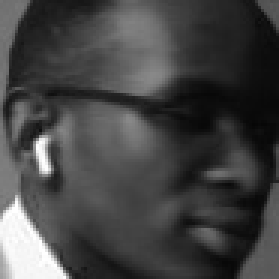
#> input picture dataset/data.1718114364_1.jpg, 93 x 93 px (shown 3 times larger); its folder holds only this picture in this run
$ python train_model.py
#> lines starting #> are read from the running program, lines starting #| are printed output that depends on the picture
import cv2
import os
import numpy as np

detector = cv2.CascadeClassifier("models/haarcascade_frontalface_default.xml")

def getImagesAndLabels(path, target_size=(100, 100)):
#> called with path = 'dataset', target_size = (100, 100)
    imagePaths = [os.path.join(path, f) for f in os.listdir(path) if not f.startswith('.')]
    faceSamples = []
    Ids = []
    for imagePath in imagePaths:
        try:
            image = cv2.imread(imagePath, cv2.IMREAD_GRAYSCALE)
#> image is the input picture: shape (93, 93); min 6, max 255, mean 68.3
            image = cv2.resize(image, target_size)
#> image: shape (100, 100)
            filename = os.path.basename(imagePath)
            customer_id = int(filename.split("_")[0].split(".")[1])
            faces = detector.detectMultiScale(image)
#> faces = [[2, 5, 85, 85]]
            for (x, y, w, h) in faces:
                face = image[y:y + h, x:x + w]
                faceSamples.append(face)
                Ids.append(customer_id)
#> this loop made 1 pass
#> pass 1, in getImagesAndLabels, `face = image[y:y + h, x:x + w]`:
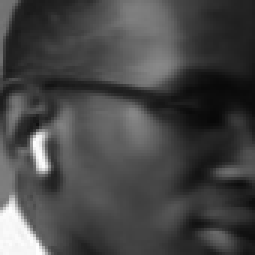
#> face: shape (85, 85) (shown 3 times larger); min 8, max 255, mean 70.4
#> after the loop, Ids = [1718114364]; faceSamples = 1 item
        except Exception as e:
            print(f"Error processing image {imagePath}: {e}")
    return faceSamples, Ids

def train_recognizer(dataset_path):
    recognizer = cv2.face.LBPHFaceRecognizer_create()

    faces, Ids = getImagesAndLabels(dataset_path)
#> faces = 1 item; Ids = [1718114364]
    if len(faces) == 0:
        print("No faces found in the dataset.")
        return

    recognizer.train(faces, np.array(Ids))
    model_path = "models/trained_lbph_face_recognizer_model.yml"
    recognizer.save(model_path)
    print(f"Training complete. Model saved as '{model_path}'.")

if __name__ == "__main__":
    dataset_path = "dataset"
    train_recognizer(dataset_path)

$ run again, on dataset/data.1718114364_13.jpg
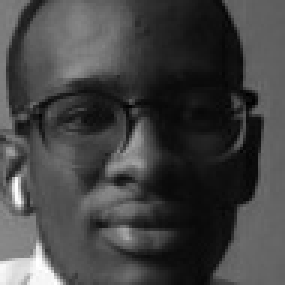
#> input picture dataset/data.1718114364_13.jpg, 95 x 95 px (shown 3 times larger)
#> in getImagesAndLabels, image is the input picture: shape (95, 95); min 0, max 255, mean 67.5
#> in getImagesAndLabels, `image = cv2.resize(image, target_size)`:
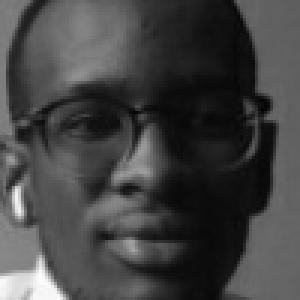
#> image: shape (100, 100) (shown 3 times larger); min 4, max 254, mean 67.4
#> in getImagesAndLabels, `faces = detector.detectMultiScale(image)`: faces = [[4, 4, 91, 91]]
#> the loop in getImagesAndLabels, `for (x, y, w, h) in faces:` made 1 pass
#> pass 1, in getImagesAndLabels, `face = image[y:y + h, x:x + w]`:
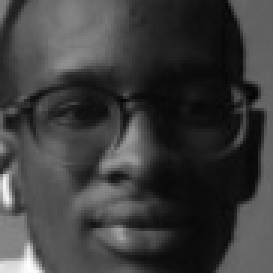
#> face: shape (91, 91) (shown 3 times larger); min 4, max 254, mean 61.1
#> after the loop in getImagesAndLabels, `for (x, y, w, h) in faces:`: Ids = [1718114364]; faceSamples = 1 item
#> in train_recognizer, `faces, Ids = getImagesAndLabels(dataset_path)`: Ids = [1718114364]

$ run again, on dataset/data.1718114364_14.jpg
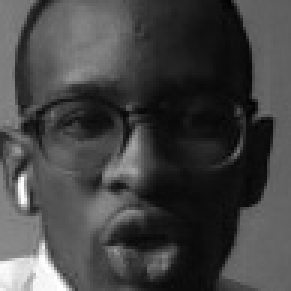
#> input picture dataset/data.1718114364_14.jpg, 97 x 97 px (shown 3 times larger)
#> in getImagesAndLabels, image is the input picture: shape (97, 97); min 2, max 255, mean 68.1
#> in getImagesAndLabels, `image = cv2.resize(image, target_size)`:
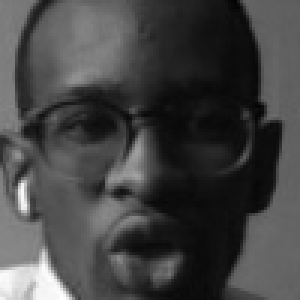
#> image: shape (100, 100) (shown 3 times larger); min 3, max 255, mean 68
#> in getImagesAndLabels, `faces = detector.detectMultiScale(image)`: faces = [[2, 6, 91, 91]]
#> the loop in getImagesAndLabels, `for (x, y, w, h) in faces:` made 1 pass
#> pass 1, in getImagesAndLabels, `face = image[y:y + h, x:x + w]`:
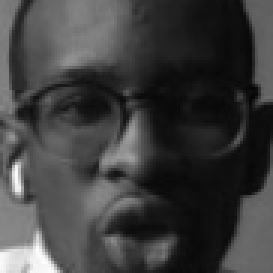
#> face: shape (91, 91) (shown 3 times larger); min 4, max 253, mean 63
#> after the loop in getImagesAndLabels, `for (x, y, w, h) in faces:`: Ids = [1718114364]; faceSamples = 1 item
#> in train_recognizer, `faces, Ids = getImagesAndLabels(dataset_path)`: Ids = [1718114364]

$ run again, on dataset/data.1718114364_15.jpg
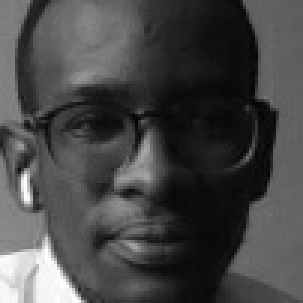
#> input picture dataset/data.1718114364_15.jpg, 101 x 101 px (shown 3 times larger)
#> in getImagesAndLabels, image is the input picture: shape (101, 101); min 0, max 255, mean 71.1
#> image: shape (100, 100)
#> in getImagesAndLabels, `faces = detector.detectMultiScale(image)`: faces = [[6, 4, 88, 88]]
#> the loop in getImagesAndLabels, `for (x, y, w, h) in faces:` made 1 pass
#> pass 1, in getImagesAndLabels, `face = image[y:y + h, x:x + w]`:
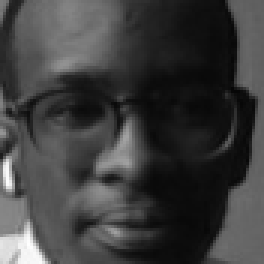
#> face: shape (88, 88) (shown 3 times larger); min 6, max 254, mean 62.1
#> after the loop in getImagesAndLabels, `for (x, y, w, h) in faces:`: Ids = [1718114364]; faceSamples = 1 item
#> in train_recognizer, `faces, Ids = getImagesAndLabels(dataset_path)`: Ids = [1718114364]

$ run again, on dataset/data.1718114364_10.jpg
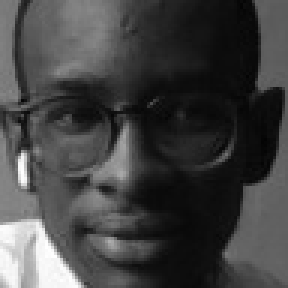
#> input picture dataset/data.1718114364_10.jpg, 96 x 96 px (shown 3 times larger)
#> in getImagesAndLabels, image is the input picture: shape (96, 96); min 3, max 255, mean 66.6
#> in getImagesAndLabels, `image = cv2.resize(image, target_size)`:
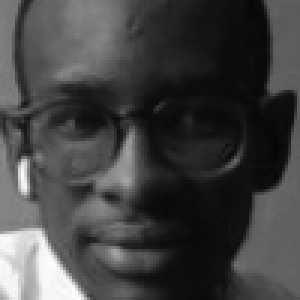
#> image: shape (100, 100) (shown 3 times larger); min 4, max 253, mean 66.5
#> in getImagesAndLabels, `faces = detector.detectMultiScale(image)`: faces = [[5, 2, 88, 88]]
#> the loop in getImagesAndLabels, `for (x, y, w, h) in faces:` made 1 pass
#> pass 1, in getImagesAndLabels, `face = image[y:y + h, x:x + w]`:
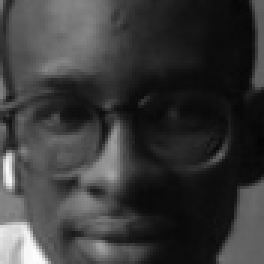
#> face: shape (88, 88) (shown 3 times larger); min 4, max 252, mean 57.7
#> after the loop in getImagesAndLabels, `for (x, y, w, h) in faces:`: Ids = [1718114364]; faceSamples = 1 item
#> in train_recognizer, `faces, Ids = getImagesAndLabels(dataset_path)`: Ids = [1718114364]
